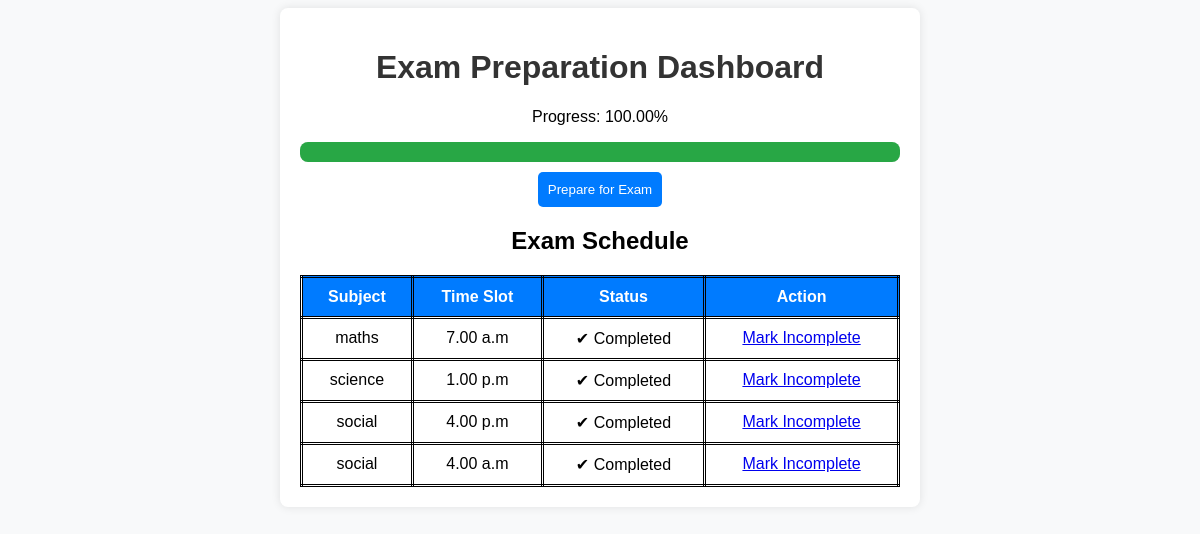
The page / on the database its author committed.
### inventory/models.py (models this page shows, shortened)
class ExamSchedule(models.Model):
    subject = models.CharField(max_length=100)
    time_slot = models.CharField(max_length=50)
    completed = models.BooleanField(default=False)

### inventory/views.py (the view)
# urls.py: path('', views.dashboard, name='dashboard'),
def dashboard(request):
    schedules = ExamSchedule.objects.all()
    total_tasks = schedules.count()
    completed_tasks = schedules.filter(completed=True).count()
    progress = (completed_tasks / total_tasks * 100) if total_tasks > 0 else 0
    return render(request, 'dashboard.html', {'schedules': schedules, 'progress': progress})

### frontend/templates/dashboard.html (shortened to what this page needs)
<!DOCTYPE html>
<html lang="en">
<head>
    <link rel="stylesheet" href="/static/css/style.css">
</head>
<body>
    <div class="container">
        <h1>Exam Preparation Dashboard</h1>
        <p>Progress: <span id="progress-bar">{{ progress|floatformat:2 }}%</span></p>
        <div class="progress-container">
            <div class="progress-bar" style="width: {{ progress }}%;"></div>
        </div>
        <button onclick="window.location.href='/schedule/'">Prepare for Exam</button>
        <h2>Exam Schedule</h2>
        <table>
            <tr>
                <th>Subject</th>
                <th>Time Slot</th>
                <th>Status</th>
                <th>Action</th>
            </tr>
            {% for schedule in schedules %}
            <tr>
                <td>{{ schedule.subject }}</td>
                <td>{{ schedule.time_slot }}</td>
                <td>{% if schedule.completed %}✔ Completed{% else %}❌ Incomplete{% endif %}</td>
                <td>
                    <a href="{% url 'update_completion' schedule.id %}">
                        {% if schedule.completed %}Mark Incomplete{% else %}Mark Complete{% endif %}
                    </a>
                </td>
            </tr>
            {% endfor %}
        </table>
    </div>
</body>
</html>

### frontend/static/style.css (style rules this page uses)
body { font-family: Arial, sans-serif; background-color: #f8f9fa; text-align: center; }
.container { max-width: 600px; margin: auto; background: white; padding: 20px; border-radius: 8px; box-shadow: 0 0 10px rgba(0, 0, 0, 0.1); }
h1 { color: #333; }
table { width: 100%; border-collapse: collapse; margin-top: 20px; }
th, td { border: 1px solid #ddd; padding: 8px; text-align: center; }
th { background-color: #007bff; color: white; }
button { background-color: #007bff; color: white; border: none; padding: 10px; cursor: pointer; border-radius: 5px; margin-top: 10px; }
.progress-container { width: 100%; background-color: #e0e0e0; border-radius: 8px; margin-top: 10px; }
.progress-bar { height: 20px; background-color: #28a745; width: 0%; border-radius: 8px; }

### frontend/templates/dashboard.html (style rules this page uses)
table,th,td { border : 3px double black; border-collapse: collapse; padding: 10px; }

### rows shown on the page
ExamSchedule: subject "maths", time_slot "7.00 a.m", completed "✔ Completed"
ExamSchedule: subject "science", time_slot "1.00 p.m", completed "✔ Completed"
ExamSchedule: subject "social", time_slot "4.00 p.m", completed "✔ Completed"
ExamSchedule: subject "social", time_slot "4.00 a.m", completed "✔ Completed"

### other values the page prints
{{ progress|floatformat:2 }} "100.00"
